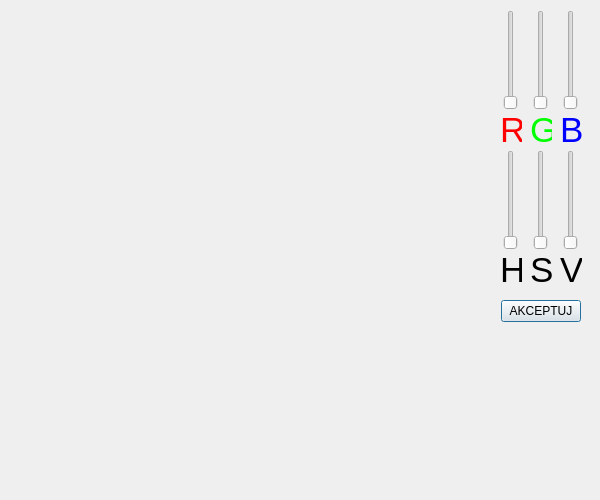
<?xml version="1.0" encoding="UTF-8"?>
<ui version="4.0">
 <class>colorPicker</class>
 <widget class="QDialog" name="colorPicker">
  <property name="geometry">
   <rect>
    <x>0</x>
    <y>0</y>
    <width>600</width>
    <height>500</height>
   </rect>
  </property>
  <property name="windowTitle">
   <string notr="true">Pick Color</string>
  </property>
  <widget class="QSlider" name="RSlide">
   <property name="geometry">
    <rect>
     <x>500</x>
     <y>10</y>
     <width>22</width>
     <height>100</height>
    </rect>
   </property>
   <property name="maximum">
    <number>255</number>
   </property>
   <property name="value">
    <number>0</number>
   </property>
   <property name="orientation">
    <enum>Qt::Vertical</enum>
   </property>
  </widget>
  <widget class="QSlider" name="GSlide">
   <property name="geometry">
    <rect>
     <x>530</x>
     <y>10</y>
     <width>22</width>
     <height>100</height>
    </rect>
   </property>
   <property name="maximum">
    <number>255</number>
   </property>
   <property name="value">
    <number>0</number>
   </property>
   <property name="orientation">
    <enum>Qt::Vertical</enum>
   </property>
  </widget>
  <widget class="QSlider" name="BSlide">
   <property name="geometry">
    <rect>
     <x>560</x>
     <y>10</y>
     <width>22</width>
     <height>100</height>
    </rect>
   </property>
   <property name="maximum">
    <number>255</number>
   </property>
   <property name="value">
    <number>0</number>
   </property>
   <property name="orientation">
    <enum>Qt::Vertical</enum>
   </property>
  </widget>
  <widget class="QSlider" name="SSlide">
   <property name="geometry">
    <rect>
     <x>530</x>
     <y>150</y>
     <width>22</width>
     <height>100</height>
    </rect>
   </property>
   <property name="maximum">
    <number>255</number>
   </property>
   <property name="orientation">
    <enum>Qt::Vertical</enum>
   </property>
  </widget>
  <widget class="QSlider" name="VSlide">
   <property name="geometry">
    <rect>
     <x>560</x>
     <y>150</y>
     <width>22</width>
     <height>100</height>
    </rect>
   </property>
   <property name="maximum">
    <number>255</number>
   </property>
   <property name="sliderPosition">
    <number>0</number>
   </property>
   <property name="orientation">
    <enum>Qt::Vertical</enum>
   </property>
   <property name="invertedAppearance">
    <bool>false</bool>
   </property>
  </widget>
  <widget class="QSlider" name="HSlide">
   <property name="geometry">
    <rect>
     <x>500</x>
     <y>150</y>
     <width>22</width>
     <height>100</height>
    </rect>
   </property>
   <property name="maximum">
    <number>360</number>
   </property>
   <property name="orientation">
    <enum>Qt::Vertical</enum>
   </property>
  </widget>
  <widget class="QLabel" name="RLabel">
   <property name="geometry">
    <rect>
     <x>500</x>
     <y>110</y>
     <width>22</width>
     <height>40</height>
    </rect>
   </property>
   <property name="font">
    <font>
     <pointsize>26</pointsize>
    </font>
   </property>
   <property name="styleSheet">
    <string notr="true">color: rgb(255, 0, 0)</string>
   </property>
   <property name="text">
    <string>R</string>
   </property>
   <property name="textFormat">
    <enum>Qt::PlainText</enum>
   </property>
  </widget>
  <widget class="QLabel" name="GLabel">
   <property name="geometry">
    <rect>
     <x>530</x>
     <y>110</y>
     <width>22</width>
     <height>40</height>
    </rect>
   </property>
   <property name="font">
    <font>
     <pointsize>26</pointsize>
    </font>
   </property>
   <property name="styleSheet">
    <string notr="true">color: rgb(0, 255, 0)</string>
   </property>
   <property name="text">
    <string>G</string>
   </property>
   <property name="textFormat">
    <enum>Qt::PlainText</enum>
   </property>
  </widget>
  <widget class="QLabel" name="BLabel">
   <property name="geometry">
    <rect>
     <x>560</x>
     <y>110</y>
     <width>22</width>
     <height>40</height>
    </rect>
   </property>
   <property name="font">
    <font>
     <pointsize>26</pointsize>
    </font>
   </property>
   <property name="styleSheet">
    <string notr="true">color: rgb(0, 0, 255)</string>
   </property>
   <property name="text">
    <string>B</string>
   </property>
   <property name="textFormat">
    <enum>Qt::PlainText</enum>
   </property>
  </widget>
  <widget class="QPushButton" name="pushButton">
   <property name="geometry">
    <rect>
     <x>501</x>
     <y>300</y>
     <width>80</width>
     <height>22</height>
    </rect>
   </property>
   <property name="text">
    <string>AKCEPTUJ</string>
   </property>
  </widget>
  <widget class="QLabel" name="GLabel_2">
   <property name="geometry">
    <rect>
     <x>530</x>
     <y>250</y>
     <width>22</width>
     <height>40</height>
    </rect>
   </property>
   <property name="font">
    <font>
     <pointsize>26</pointsize>
    </font>
   </property>
   <property name="styleSheet">
    <string notr="true"/>
   </property>
   <property name="text">
    <string>S</string>
   </property>
   <property name="textFormat">
    <enum>Qt::PlainText</enum>
   </property>
  </widget>
  <widget class="QLabel" name="RLabel_2">
   <property name="geometry">
    <rect>
     <x>500</x>
     <y>250</y>
     <width>22</width>
     <height>40</height>
    </rect>
   </property>
   <property name="font">
    <font>
     <pointsize>26</pointsize>
    </font>
   </property>
   <property name="styleSheet">
    <string notr="true"/>
   </property>
   <property name="text">
    <string>H</string>
   </property>
   <property name="textFormat">
    <enum>Qt::PlainText</enum>
   </property>
  </widget>
  <widget class="QLabel" name="BLabel_2">
   <property name="geometry">
    <rect>
     <x>560</x>
     <y>250</y>
     <width>22</width>
     <height>40</height>
    </rect>
   </property>
   <property name="font">
    <font>
     <pointsize>26</pointsize>
    </font>
   </property>
   <property name="styleSheet">
    <string notr="true"/>
   </property>
   <property name="text">
    <string>V</string>
   </property>
   <property name="textFormat">
    <enum>Qt::PlainText</enum>
   </property>
  </widget>
 </widget>
 <resources/>
 <connections/>
</ui>
